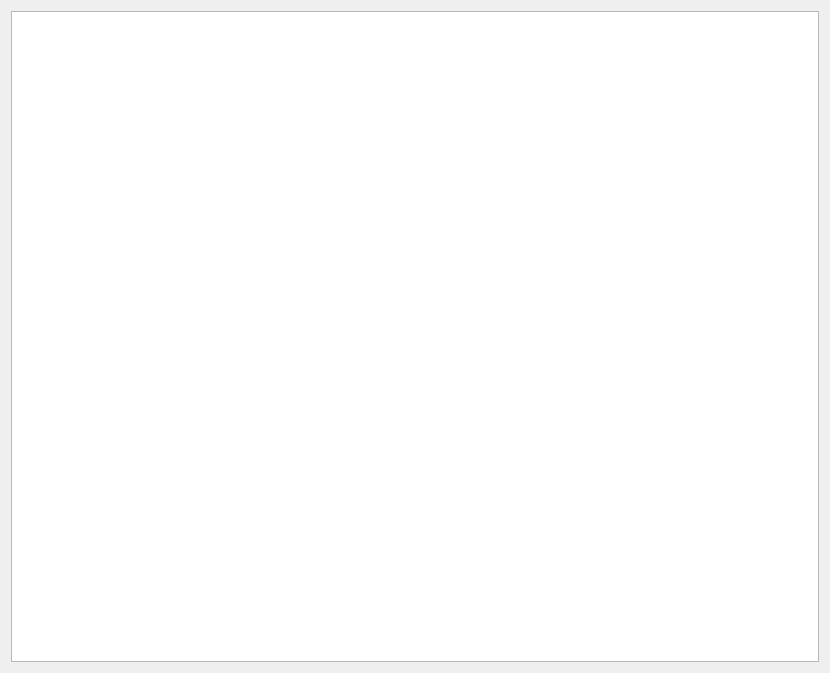
<?xml version="1.0" encoding="UTF-8"?>
<ui version="4.0">
 <class>Form</class>
 <widget class="QWidget" name="Form">
  <property name="geometry">
   <rect>
    <x>0</x>
    <y>0</y>
    <width>830</width>
    <height>673</height>
   </rect>
  </property>
  <property name="windowTitle">
   <string>Form</string>
  </property>
  <layout class="QVBoxLayout" name="verticalLayout_3">
   <item>
    <widget class="QTextBrowser" name="textBrowser">
     <property name="html">
      <string>&lt;!DOCTYPE HTML PUBLIC &quot;-//W3C//DTD HTML 4.0//EN&quot; &quot;http://www.w3.org/TR/REC-html40/strict.dtd&quot;&gt;
&lt;html&gt;&lt;head&gt;&lt;meta name=&quot;qrichtext&quot; content=&quot;1&quot; /&gt;&lt;style type=&quot;text/css&quot;&gt;
p, li { white-space: pre-wrap; }
&lt;/style&gt;&lt;/head&gt;&lt;body style=&quot; font-family:'Noto Sans'; font-size:10pt; font-weight:400; font-style:normal;&quot;&gt;
&lt;p style=&quot;-qt-paragraph-type:empty; margin-top:0px; margin-bottom:0px; margin-left:0px; margin-right:0px; -qt-block-indent:0; text-indent:0px;&quot;&gt;&lt;br /&gt;&lt;/p&gt;&lt;/body&gt;&lt;/html&gt;</string>
     </property>
     <property name="openExternalLinks">
      <bool>true</bool>
     </property>
    </widget>
   </item>
  </layout>
 </widget>
 <resources/>
 <connections/>
</ui>
